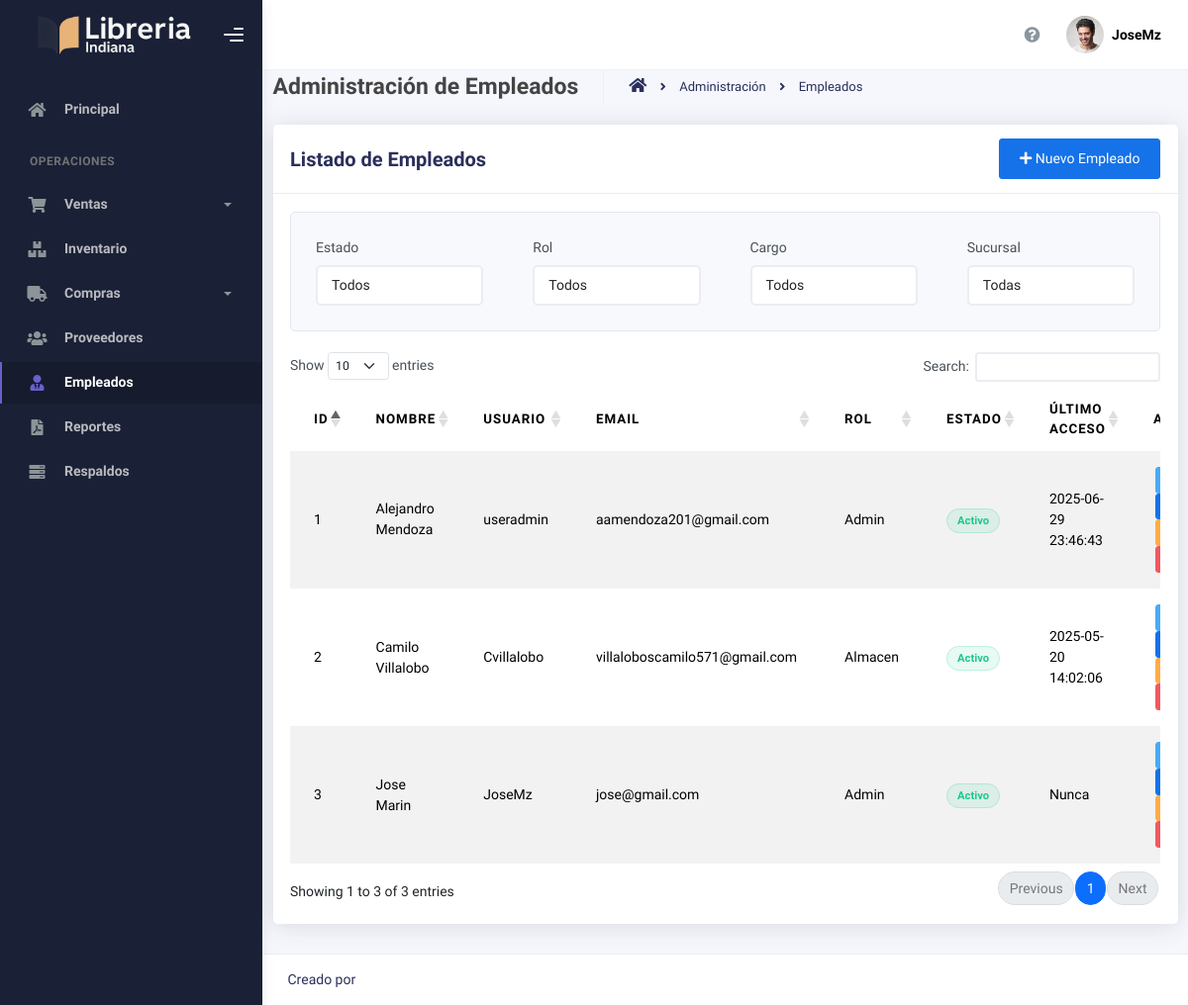
Page /admin/employees (signed in) on the committed database.
### tables this page shows
CREATE TABLE usuarios (
        id INTEGER PRIMARY KEY AUTOINCREMENT,
        user TEXT NOT NULL,
        email TEXT NOT NULL UNIQUE,
        contrasena TEXT NOT NULL
    , role TEXT NOT NULL DEFAULT 'empleado', reset_token TEXT, reset_token_expiry DATETIME, is_active BOOLEAN NOT NULL DEFAULT 1, last_login DATETIME, failed_login_attempts INTEGER DEFAULT 0, account_locked BOOLEAN DEFAULT 0, locked_until DATETIME, IDEmpleado INTEGER);

CREATE TABLE Empleado (
    IDEmpleado INTEGER PRIMARY KEY AUTOINCREMENT,
    NombreCompleto TEXT,
    IDCargo INTEGER,
    FOREIGN KEY (IDCargo) REFERENCES Cargo(IDCargo)
);

### app/blueprints/admin/routes.py (the view)
@admin_bp.route('/employees')
@role_required(['admin', 'gerente'])
def employees():
    conn = get_db_connection()
    conn.row_factory = sqlite3.Row
    cursor = conn.cursor()
    try:
        cursor.execute("""
            SELECT e.IDEmpleado, e.NombreCompleto, c.Nombre as cargo_nombre, e.IDCargo,
                   u.id as user_id, u.user, u.email, u.role, u.is_active, u.account_locked,
                   u.last_login, s.Nombre as sucursal_nombre, s.IDSucursal
            FROM Empleado e
            LEFT JOIN usuarios u ON e.IDEmpleado = u.IDEmpleado
            LEFT JOIN Cargo c ON e.IDCargo = c.IDCargo
            LEFT JOIN Sucursal s ON 1=1  -- Aquí deberías tener una relación entre empleado y sucursal
            ORDER BY e.NombreCompleto
        """)
        employees = cursor.fetchall()
        cursor.execute("SELECT IDCargo, Nombre FROM Cargo ORDER BY Nombre")
        cargos = cursor.fetchall()
        cursor.execute("SELECT IDSucursal, Nombre FROM Sucursal ORDER BY Nombre")
        sucursales = cursor.fetchall()
        return render_template('admin/employees.html',
                               employees=employees,
                               cargos=cargos,
                               sucursales=sucursales,
                               current_year=datetime.now().year)
    except Exception as e:
        flash(f"Error al cargar la página: {str(e)}", "danger")
        return redirect(url_for('dashboard.index'))
    finally:
        if conn:
            conn.close()

### app/utils/__init__.py (called while the page is built)
def role_required(roles):
    def decorator(f):
        @wraps(f)
        def decorated_function(*args, **kwargs):
            if session.get("user_id") is None:
                return redirect(url_for('auth.login'))
            user_role = session.get("role")
            if user_role not in roles and user_role != 'admin':
                abort(403)  # Forbidden
            return f(*args, **kwargs)
        return decorated_function
    return decorator

### app/utils/db.py (called while the page is built)
def get_db_connection():
    conn = sqlite3.connect(current_app.config['DATABASE_PATH'])
    conn.row_factory = sqlite3.Row
    return conn

### app/blueprints/admin/templates/admin/employees.html (shortened to what this page needs)
{% extends "layout.html" %}
{% block style %}
<link rel="stylesheet" href="https://cdn.datatables.net/1.11.5/css/dataTables.bootstrap5.min.css">
<link rel="stylesheet" href="https://cdn.datatables.net/1.11.5/css/dataTables.bootstrap5.min.css">
<link rel="stylesheet" href="https://cdn.datatables.net/responsive/2.2.9/css/responsive.bootstrap5.min.css">
{% endblock %}
{% block main %}
<div class="container-fluid">
    <div class="page-header">
        <h4 class="page-title">Administración de Empleados</h4>
        <ul class="breadcrumbs">
            <li class="nav-home">
                <a href="{{ url_for('dashboard.index') }}">
                    <i class="fas fa-home"></i>
                </a>
            </li>
            <li class="separator">
                <i class="fas fa-angle-right"></i>
            </li>
            <li class="nav-item">
                <a href="#">Administración</a>
            </li>
            <li class="separator">
                <i class="fas fa-angle-right"></i>
            </li>
            <li class="nav-item">
                <a href="#">Empleados</a>
            </li>
        </ul>
    </div>
    <div class="row">
        <div class="col-md-12">
            <div class="card">
                <div class="card-header">
                    <div class="d-flex justify-content-between align-items-center">
                        <h4 class="card-title">Listado de Empleados</h4>
                        <button class="btn btn-primary " data-bs-toggle="modal" data-bs-target="#addEmployeeModal">
                            <i class="fas fa-plus"></i> Nuevo Empleado
                        </button>
                    </div>
                </div>
                <div class="card-body">
                    <div class="filter-section mb-4">
                        <div class="row">
                            <div class="col-md-3">
                                <div class="form-group">
                                    <label for="filterStatus">Estado</label>
                                    <select class="form-control" id="filterStatus">
                                        <option value="">Todos</option>
                                    </select>
                                </div>
                            </div>
                            <div class="col-md-3">
                                <div class="form-group">
                                    <label for="filterRole">Rol</label>
                                    <select class="form-control" id="filterRole">
                                        <option value="">Todos</option>
                                    </select>
                                </div>
                            </div>
                            <div class="col-md-3">
                                <div class="form-group">
                                    <label for="filterCargo">Cargo</label>
                                    <select class="form-control" id="filterCargo">
                                        <option value="">Todos</option>
                                    </select>
                                </div>
                            </div>
                            <div class="col-md-3">
                                <div class="form-group">
                                    <label for="filterSucursal">Sucursal</label>
                                    <select class="form-control" id="filterSucursal">
                                        <option value="">Todas</option>
                                    </select>
                                </div>
                            </div>
                        </div>
                    </div>
                    <div class="table-responsive">
                        <table id="employeesTable" class="table table-striped table-hover">
                            <thead>
                                <tr>
                                    <th>ID</th>
                                    <th>Nombre</th>
                                    <th>Usuario</th>
                                    <th>Email</th>
                                    <th>Rol</th>
                                    <th>Estado</th>
                                    <th>Último Acceso</th>
                                    <th>Acciones</th>
                                </tr>
                            </thead>
                            <tbody>
                                {% for employee in employees %}
                                <tr>
                                    <td>{{ employee.IDEmpleado }}</td>
                                    <td>{{ employee.NombreCompleto }}</td>
                                    <td>{{ employee.user }}</td>
                                    <td>{{ employee.email }}</td>
                                    <td>{{ employee.role|capitalize }}</td>
                                    <td>
                                        {% if employee.account_locked %}
                                            <span class="status-badge status-locked">Bloqueado</span>
                                        {% elif employee.is_active %}
                                            <span class="status-badge status-active">Activo</span>
                                        {% else %}
                                            <span class="status-badge status-inactive">Inactivo</span>
                                        {% endif %}
                                    </td>
                                    <td>{{ employee.last_login|default('Nunca', true) }}</td>
                                    <td>
                                        <button class="btn btn-info btn-sm action-btn" onclick="viewEmployee({{ employee.IDEmpleado }})" title="Ver detalles">
                                        </button>
                                        <button class="btn btn-primary btn-sm action-btn" onclick="editEmployee({{ employee.IDEmpleado }})" title="Editar">
                                        </button>
                                        {% if employee.is_active %}
                                            <button class="btn btn-warning btn-sm action-btn" onclick="toggleStatus({{ employee.IDEmpleado }}, 'disable')" title="Deshabilitar">
                                            </button>
                                        {% else %}
                                            <button class="btn btn-success btn-sm action-btn" onclick="toggleStatus({{ employee.IDEmpleado }}, 'enable')" title="Habilitar">
                                                <i class="fas fa-user-check"></i>
                                            </button>
                                        {% endif %}
                                        <button class="btn btn-danger btn-sm action-btn" onclick="confirmDelete({{ employee.IDEmpleado }})" title="Eliminar">
                                        </button>
                                    </td>
                                </tr>
                                {% endfor %}
                            </tbody>
                        </table>
                    </div>
                </div>
            </div>
        </div>
    </div>
</div>
{% endblock %}

### app/templates/layout.html (shortened to what this page needs)
<!DOCTYPE html>
<html lang="en">
<head>
  <link rel="stylesheet" href="https://cdnjs.cloudflare.com/ajax/libs/font-awesome/5.15.4/css/all.min.css">
  <link rel="stylesheet" href="{{ url_for('static', filename='css/bootstrap.min.css') }}" />
  <link rel="stylesheet" href="{{ url_for('static', filename='css/plugins.min.css') }}" />
  <link rel="stylesheet" href="{{ url_for('static', filename='css/kaiadmin.min.css') }}" />
  <link rel="stylesheet" href="{{ url_for('static', filename='css/demo.css') }}" />
  {% block style %} {% endblock %}
</head>
<body>
  <div class="wrapper">
    {% set current_path = request.path %}
    <div class="sidebar" data-background-color="dark">
      <div class="sidebar-logo">
        <div class="logo-header" data-background-color="dark">
          <a href="{{ url_for('dashboard.index') }}" class="logo">
            <img src="{{ url_for('static', filename='img/logo_claro.png') }}" alt="navbar brand"
              class="navbar-brand" height="20" />
          </a>
          <div class="nav-toggle">
            <button class="btn btn-toggle toggle-sidebar">
              <i class="gg-menu-right"></i>
            </button>
          </div>
        </div>
      </div>
      <div class="sidebar-wrapper scrollbar scrollbar-inner">
        <div class="sidebar-content">
          <ul class="nav nav-secondary">
            <li class="nav-item {% if current_path == url_for('dashboard.index') %}active{% endif %}">
              <a href="{{ url_for('dashboard.index') }}"
                aria-expanded="false">
                <i class="fas fa-home"></i>
                <p>Principal</p>
              </a>
            </li>
            <li class="nav-section">
              <h4 class="text-section">Operaciones</h4>
            </li>
            <li class="nav-item {% if current_path in [url_for('ventas.catalogo'), url_for('ventas.historial')] %}active{% endif %}">
              <a data-bs-toggle="collapse" href="#ventas">
                <i class="fas fa-shopping-cart"></i>
                <p>Ventas</p>
                <span class="caret"></span>
              </a>
            </li>
            <li class="nav-item {% if current_path == url_for('inventario.mostrar_stock') %}active{% endif %}">
              <a href="{{ url_for('inventario.mostrar_stock') }}">
                <i class="fas fa-boxes"></i>
                <p>Inventario</p>
              </a>
            </li>
            <li class="nav-item {% if request.blueprint == 'compras' %}active{% endif %}">
              <a data-bs-toggle="collapse" href="#compras">
                <i class="fas fa-truck"></i>
                <p>Compras</p>
                <span class="caret"></span>
              </a>
            </li>
            <li class="nav-item {% if current_path == url_for('admin.proveedores') %}active{% endif %}">
              <a href="{{ url_for('admin.proveedores') }}">
                <i class="fas fa-users"></i>
                <p>Proveedores</p>
              </a>
            </li>
            <li class="nav-item {% if current_path == url_for('admin.employees') %}active{% endif %}">
              <a href="{{ url_for('admin.employees') }}">
                <i class="fas fa-user-tie"></i>
                <p>Empleados</p>
              </a>
            </li>
            <li class="nav-item {% if current_path == url_for('ventas.reporte') %}active{% endif %}">
              <a href="{{ url_for('ventas.reporte') }}">
                <i class="fas fa-file-pdf"></i>
                <p>Reportes</p>
              </a>
            </li>
            <li class="nav-item {% if current_path == url_for('backup.index') %}active{% endif %}">
              <a href="{{ url_for('backup.index') }}">
                <i class="fas fa-server"></i>
                <p>Respaldos</p>
              </a>
            </li>
          </ul>
        </div>
      </div>
    </div>
    <div class="main-panel">
      <div class="main-header">
        <nav class="navbar navbar-header navbar-header-transparent navbar-expand-lg border-bottom">
          <div class="container-fluid">
            <ul class="navbar-nav topbar-nav ms-md-auto align-items-center">
              <li class="nav-item topbar-icon">
                <a class="nav-link" href="#" data-bs-toggle="modal" data-bs-target="#helpModal" title="Ayuda del Sistema">
                  <i class="fa fa-question-circle"></i>
                </a>
              </li>
              <li class="nav-item topbar-user dropdown hidden-caret">
                <a class="dropdown-toggle profile-pic" data-bs-toggle="dropdown" href="#" aria-expanded="false">
                  <div class="avatar-sm">
                    <img src="{{ url_for('static', filename='img/profile.jpg') }}" alt="..."
                      class="avatar-img rounded-circle" />
                  </div>
                  <span class="profile-username">
                    <span class="fw-bold">{{ session.get('username', 'Usuario') }}</span>
                  </span>
                </a>
              </li>
            </ul>
          </div>
        </nav>
      </div>
      <div class="container">
        {% block main %} {% endblock %}
      </div>
      <footer class="footer">
        <div class="container-fluid d-flex justify-content-between">
          <div>
            Creado por
          </div>
        </div>
      </footer>
    </div>
  </div>
</body>
</html>

### app/templates/layout.html (style rules this page uses)
.navbar-brand { width: 180px; height: 100%; object-fit: contain; }
body { font-family: 'Public Sans', -apple-system, BlinkMacSystemFont, 'Segoe UI', Roboto, 'Helvetica Neue', Arial, sans-serif; }

### app/blueprints/admin/templates/admin/employees.html (style rules this page uses)
.status-badge { padding: 5px 10px; border-radius: 20px; font-size: 0.8rem; font-weight: 600; }
.status-active { background-color: rgba(28, 200, 138, 0.1); color: #1cc88a; border: 1px solid rgba(28, 200, 138, 0.2); }
.action-btn { margin: 0 2px; padding: 4px 8px; font-size: 0.8rem; }
.filter-section { background-color: #f8f9fc; padding: 15px; border-radius: 5px; margin-bottom: 20px; border: 1px solid #e3e6f0; }
.card-header { background-color: #f8f9fc; border-bottom: 1px solid #e3e6f0; }
.card { box-shadow: 0 0.15rem 1.75rem 0 rgba(58, 59, 69, 0.15); border: none; border-radius: 0.35rem; }

### rows in the picture
usuarios: get "JoseMz", IDEmpleado "3", NombreCompleto "Jose Marin", user "JoseMz", email "jose@gmail.com", role "Admin", account_locked "Activo", last_login "Nunca"
usuarios: IDEmpleado "1", NombreCompleto "Alejandro Mendoza", user "useradmin", email "aamendoza201@gmail.com", role "Admin", account_locked "Activo", last_login "2025-06-29 23:46:43"
usuarios: IDEmpleado "2", NombreCompleto "Camilo Villalobo", user "Cvillalobo", email "villaloboscamilo571@gmail.com", role "Almacen", account_locked "Activo", last_login "2025-05-20 14:02:06"
